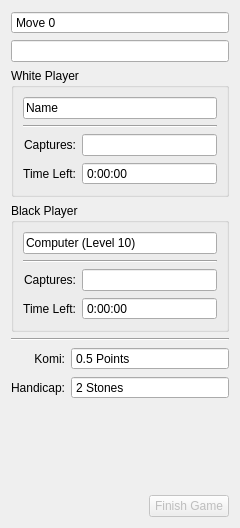
<?xml version="1.0" encoding="UTF-8"?>
<ui version="4.0">
 <class>GameWidget</class>
 <widget class="QWidget" name="GameWidget">
  <property name="geometry">
   <rect>
    <x>0</x>
    <y>0</y>
    <width>240</width>
    <height>528</height>
   </rect>
  </property>
  <layout class="QGridLayout" name="gridLayout_3">
   <item row="0" column="0" colspan="2">
    <widget class="QSpinBox" name="moveSpinBox">
     <property name="focusPolicy">
      <enum>Qt::NoFocus</enum>
     </property>
     <property name="contextMenuPolicy">
      <enum>Qt::NoContextMenu</enum>
     </property>
     <property name="readOnly">
      <bool>true</bool>
     </property>
     <property name="buttonSymbols">
      <enum>QAbstractSpinBox::NoButtons</enum>
     </property>
     <property name="suffix">
      <string/>
     </property>
     <property name="prefix">
      <string>Move </string>
     </property>
     <property name="maximum">
      <number>1000000</number>
     </property>
    </widget>
   </item>
   <item row="1" column="0" colspan="2">
    <widget class="KLineEdit" name="playerLineEdit">
     <property name="focusPolicy">
      <enum>Qt::NoFocus</enum>
     </property>
     <property name="contextMenuPolicy">
      <enum>Qt::DefaultContextMenu</enum>
     </property>
     <property name="acceptDrops">
      <bool>false</bool>
     </property>
     <property name="text">
      <string/>
     </property>
     <property name="readOnly">
      <bool>true</bool>
     </property>
     <property name="urlDropsEnabled">
      <bool>false</bool>
     </property>
    </widget>
   </item>
   <item row="3" column="0" colspan="2">
    <widget class="QGroupBox" name="groupBox">
     <property name="title">
      <string>Black Player</string>
     </property>
     <layout class="QGridLayout" name="gridLayout_2">
      <item row="0" column="0" colspan="2">
       <widget class="KLineEdit" name="blackPlayerName">
        <property name="enabled">
         <bool>true</bool>
        </property>
        <property name="focusPolicy">
         <enum>Qt::NoFocus</enum>
        </property>
        <property name="contextMenuPolicy">
         <enum>Qt::DefaultContextMenu</enum>
        </property>
        <property name="acceptDrops">
         <bool>false</bool>
        </property>
        <property name="text">
         <string>Computer (Level 10)</string>
        </property>
        <property name="readOnly">
         <bool>true</bool>
        </property>
        <property name="urlDropsEnabled">
         <bool>false</bool>
        </property>
       </widget>
      </item>
      <item row="1" column="0" colspan="2">
       <widget class="Line" name="line_4">
        <property name="orientation">
         <enum>Qt::Horizontal</enum>
        </property>
       </widget>
      </item>
      <item row="2" column="1">
       <widget class="KLineEdit" name="blackCapturesLineEdit">
        <property name="readOnly">
         <bool>true</bool>
        </property>
        <property name="urlDropsEnabled">
         <bool>false</bool>
        </property>
       </widget>
      </item>
      <item row="2" column="0">
       <widget class="QLabel" name="label_4">
        <property name="text">
         <string>Captures:</string>
        </property>
        <property name="alignment">
         <set>Qt::AlignRight|Qt::AlignTrailing|Qt::AlignVCenter</set>
        </property>
        <property name="buddy">
         <cstring>blackCapturesLineEdit</cstring>
        </property>
       </widget>
      </item>
      <item row="3" column="0">
       <widget class="QLabel" name="label_6">
        <property name="text">
         <string>Time Left:</string>
        </property>
        <property name="alignment">
         <set>Qt::AlignRight|Qt::AlignTrailing|Qt::AlignVCenter</set>
        </property>
        <property name="buddy">
         <cstring>blackTimeEdit</cstring>
        </property>
       </widget>
      </item>
      <item row="3" column="1">
       <widget class="QTimeEdit" name="blackTimeEdit">
        <property name="readOnly">
         <bool>true</bool>
        </property>
        <property name="buttonSymbols">
         <enum>QAbstractSpinBox::NoButtons</enum>
        </property>
        <property name="keyboardTracking">
         <bool>false</bool>
        </property>
        <property name="displayFormat">
         <string>h:mm:ss</string>
        </property>
       </widget>
      </item>
     </layout>
    </widget>
   </item>
   <item row="4" column="0" colspan="2">
    <widget class="Line" name="line">
     <property name="orientation">
      <enum>Qt::Horizontal</enum>
     </property>
    </widget>
   </item>
   <item row="5" column="0">
    <widget class="QLabel" name="label_3">
     <property name="text">
      <string>Komi:</string>
     </property>
     <property name="alignment">
      <set>Qt::AlignRight|Qt::AlignTrailing|Qt::AlignVCenter</set>
     </property>
     <property name="buddy">
      <cstring>komiSpinBox</cstring>
     </property>
    </widget>
   </item>
   <item row="5" column="1">
    <widget class="QDoubleSpinBox" name="komiSpinBox">
     <property name="sizePolicy">
      <sizepolicy hsizetype="Expanding" vsizetype="Fixed">
       <horstretch>0</horstretch>
       <verstretch>0</verstretch>
      </sizepolicy>
     </property>
     <property name="focusPolicy">
      <enum>Qt::NoFocus</enum>
     </property>
     <property name="contextMenuPolicy">
      <enum>Qt::NoContextMenu</enum>
     </property>
     <property name="readOnly">
      <bool>true</bool>
     </property>
     <property name="buttonSymbols">
      <enum>QAbstractSpinBox::NoButtons</enum>
     </property>
     <property name="keyboardTracking">
      <bool>false</bool>
     </property>
     <property name="suffix">
      <string> Points</string>
     </property>
     <property name="decimals">
      <number>1</number>
     </property>
     <property name="maximum">
      <double>50.000000000000000</double>
     </property>
     <property name="value">
      <double>0.500000000000000</double>
     </property>
    </widget>
   </item>
   <item row="6" column="0">
    <widget class="QLabel" name="label_5">
     <property name="text">
      <string>Handicap:</string>
     </property>
     <property name="alignment">
      <set>Qt::AlignRight|Qt::AlignTrailing|Qt::AlignVCenter</set>
     </property>
     <property name="buddy">
      <cstring>handicapSpinBox</cstring>
     </property>
    </widget>
   </item>
   <item row="6" column="1">
    <widget class="QSpinBox" name="handicapSpinBox">
     <property name="sizePolicy">
      <sizepolicy hsizetype="Expanding" vsizetype="Fixed">
       <horstretch>0</horstretch>
       <verstretch>0</verstretch>
      </sizepolicy>
     </property>
     <property name="focusPolicy">
      <enum>Qt::NoFocus</enum>
     </property>
     <property name="contextMenuPolicy">
      <enum>Qt::NoContextMenu</enum>
     </property>
     <property name="readOnly">
      <bool>true</bool>
     </property>
     <property name="buttonSymbols">
      <enum>QAbstractSpinBox::NoButtons</enum>
     </property>
     <property name="keyboardTracking">
      <bool>false</bool>
     </property>
     <property name="suffix">
      <string> Stones</string>
     </property>
     <property name="minimum">
      <number>0</number>
     </property>
     <property name="maximum">
      <number>9</number>
     </property>
     <property name="value">
      <number>2</number>
     </property>
    </widget>
   </item>
   <item row="7" column="0" colspan="2">
    <spacer name="verticalSpacer">
     <property name="orientation">
      <enum>Qt::Vertical</enum>
     </property>
     <property name="sizeHint" stdset="0">
      <size>
       <width>20</width>
       <height>1</height>
      </size>
     </property>
    </spacer>
   </item>
   <item row="8" column="0" colspan="2">
    <layout class="QHBoxLayout" name="horizontalLayout">
     <item>
      <spacer name="horizontalSpacer">
       <property name="orientation">
        <enum>Qt::Horizontal</enum>
       </property>
       <property name="sizeHint" stdset="0">
        <size>
         <width>40</width>
         <height>20</height>
        </size>
       </property>
      </spacer>
     </item>
     <item>
      <widget class="KPushButton" name="finishButton">
       <property name="enabled">
        <bool>false</bool>
       </property>
       <property name="text">
        <string>Finish Game</string>
       </property>
      </widget>
     </item>
    </layout>
   </item>
   <item row="2" column="0" colspan="2">
    <widget class="QGroupBox" name="capturesBox">
     <property name="title">
      <string>White Player</string>
     </property>
     <layout class="QGridLayout" name="gridLayout">
      <item row="2" column="0" colspan="2">
       <widget class="KLineEdit" name="whitePlayerName">
        <property name="enabled">
         <bool>true</bool>
        </property>
        <property name="focusPolicy">
         <enum>Qt::NoFocus</enum>
        </property>
        <property name="contextMenuPolicy">
         <enum>Qt::DefaultContextMenu</enum>
        </property>
        <property name="acceptDrops">
         <bool>false</bool>
        </property>
        <property name="text">
         <string>Name</string>
        </property>
        <property name="readOnly">
         <bool>true</bool>
        </property>
        <property name="urlDropsEnabled">
         <bool>false</bool>
        </property>
       </widget>
      </item>
      <item row="3" column="0" colspan="2">
       <widget class="Line" name="line_3">
        <property name="orientation">
         <enum>Qt::Horizontal</enum>
        </property>
       </widget>
      </item>
      <item row="4" column="1">
       <widget class="KLineEdit" name="whiteCapturesLineEdit">
        <property name="readOnly">
         <bool>true</bool>
        </property>
        <property name="urlDropsEnabled">
         <bool>false</bool>
        </property>
       </widget>
      </item>
      <item row="4" column="0">
       <widget class="QLabel" name="label">
        <property name="text">
         <string>Captures:</string>
        </property>
        <property name="alignment">
         <set>Qt::AlignRight|Qt::AlignTrailing|Qt::AlignVCenter</set>
        </property>
        <property name="buddy">
         <cstring>whiteCapturesLineEdit</cstring>
        </property>
       </widget>
      </item>
      <item row="5" column="0">
       <widget class="QLabel" name="label_2">
        <property name="text">
         <string>Time Left:</string>
        </property>
        <property name="alignment">
         <set>Qt::AlignRight|Qt::AlignTrailing|Qt::AlignVCenter</set>
        </property>
        <property name="buddy">
         <cstring>whiteTimeEdit</cstring>
        </property>
       </widget>
      </item>
      <item row="5" column="1">
       <widget class="QTimeEdit" name="whiteTimeEdit">
        <property name="readOnly">
         <bool>true</bool>
        </property>
        <property name="buttonSymbols">
         <enum>QAbstractSpinBox::NoButtons</enum>
        </property>
        <property name="keyboardTracking">
         <bool>false</bool>
        </property>
        <property name="displayFormat">
         <string>h:mm:ss</string>
        </property>
       </widget>
      </item>
     </layout>
    </widget>
   </item>
  </layout>
 </widget>
 <customwidgets>
  <customwidget>
   <class>KPushButton</class>
   <extends>QPushButton</extends>
   <header>kpushbutton.h</header>
  </customwidget>
  <customwidget>
   <class>KLineEdit</class>
   <extends>QLineEdit</extends>
   <header>klineedit.h</header>
  </customwidget>
 </customwidgets>
 <tabstops>
  <tabstop>whiteCapturesLineEdit</tabstop>
  <tabstop>whiteTimeEdit</tabstop>
  <tabstop>blackCapturesLineEdit</tabstop>
  <tabstop>blackTimeEdit</tabstop>
  <tabstop>finishButton</tabstop>
 </tabstops>
 <resources/>
 <connections/>
</ui>
